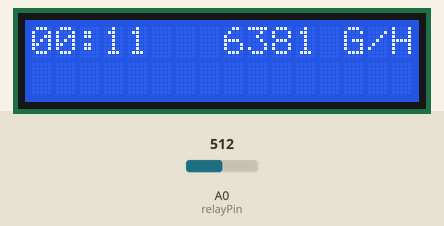
Simulated run of this sketch. Board: Arduino Uno, built with avr-gcc and run on an emulated ATmega328P. Shown: 16×2 character LCD. The inputs (shaded band) are chosen by the test bench; at power-on: A0 (relayPin) = 512.

Above: at 11.2 s.
11.3 s: A0 (relayPin) set to 982
13.5 s: A0 (relayPin) set to 1014
At 14.1 s:
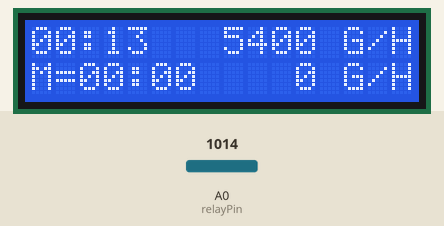
15.0 s: A0 (relayPin) set to 990
At 15.8 s:
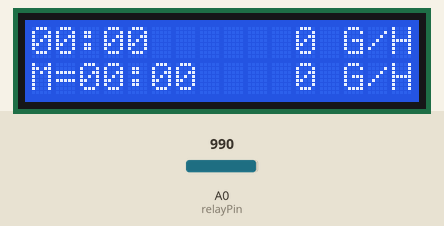
Timing chart, 0 to 18.0 s (numbered marks = the images above; inputs shaded):
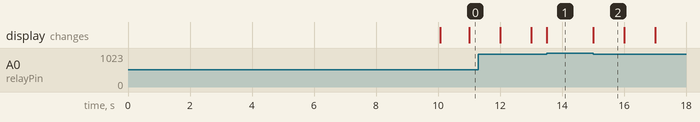

Measured:
- the behaviour switches between 999 and 1000 on A0 (relayPin) (found by bisection; images 0 and 1)
- after the input at 13.5 s, the display: changes at once (image 1)
- after the input at 15.0 s, the display: changes at once (image 2)
- what the display in image 2 shows lasts 1.0 s, from 15.0 s to 16.0 s

The sketch:

int_timer.ino
```cpp
#include <LiquidCrystal.h>
#include <avr/eeprom.h>

// initialize the library with the numbers of the interface pins
LiquidCrystal lcd(12, 11, 5, 4, 3, 2);

//#define DEBUG

const int romTotal = 0;

// States
int state = 0;
const int stateFilling = 0;
const int stateEmptying = 1;

// Tank Capacity; 19.5 Imperial Gallons
const float tankCapacity = 19.5;

// Relay sensor pin
int relayPin = A0;
long relayValue;

int counter = 0;

long lastTimes[5] = {-1L, -1L, -1L, -1L, -1L};
long startTime;
long currentTime;

void setup() {
#ifdef ERASEROM
  eeprom_write_block((const void*)0, (void*)romTotal, sizeof(long));
#endif
  startTime = millis();
  lcd.clear();

  // Setup LCD 16rows x 2cols
  lcd.begin(16, 2);

  lcd.setCursor(0, 0);
  lcd.print("Bonjour Lucien !");
  lcd.setCursor(0, 1);
  lcd.print("19.5 Imp Gallon");

  // Write the cumulative total
  lcd.setCursor(0, 1);
  long totalCap;

  // Delay 10sec to display infos
  delay(10000);

  lcd.clear();
}

void loop() {
  // Read relay value
  relayValue = analogRead(relayPin);

#ifdef DEBUG
    lcd.setCursor(10, 0);
    static char str[5];
    sprintf(str, "%04d", relayValue);
    lcd.print(str);
#endif

  // Current is off; tank is filling
  if (relayValue < 1000) {
    if (state == stateEmptying) {
      startTime = millis();
      state = stateFilling;
    } else {
      // Print time
      lcd.setCursor(0, 0);
      currentTime = millis() - startTime;
      lcd.print(timeToString(currentTime/1000));

      //Print current G/H
      lcd.setCursor(6, 0);
      unsigned long currentRate = (3600*tankCapacity)/(currentTime/1000);
      static char rateStr[10];
      sprintf(rateStr, "%6d G/H", currentRate);
      lcd.print(rateStr);

    }
  } else { // Currrent on; tank is emptying
    if (state == stateFilling) {
      if (counter != 0) {
        lastTimes[counter % 5] = currentTime;
      }
      counter++;
      state = stateEmptying;
    } else {
      long totalTime = 0;
      int totalCount = 0;
      for (int i=0; i<5; i++) {
        if (lastTimes[i] > 0) {
          totalTime += lastTimes[i];
          totalCount++;
        }
      }

      // Calculate & Print the mean
      long meanTime = totalTime/totalCount;
      lcd.setCursor(0, 1);
      lcd.print("M=");
      lcd.setCursor(2, 1);
      lcd.print(timeToString(meanTime/1000));

      // Calculate & Print the mean rate
      lcd.setCursor(8, 1);

      long meanRate = (3600*tankCapacity)/(meanTime/1000);
      static char rateStr[8];
      sprintf(rateStr, "%4.0d G/H", meanRate);
      lcd.print(rateStr);
    }
  }
}

char * timeToString(unsigned long t) {
  static char str[6];
  long h = t / 3600;
  t = t % 3600;
  int m = t / 60;
  int s = t % 60;
  sprintf(str, "%02d:%02d", m, s);
  return str;
}
```
